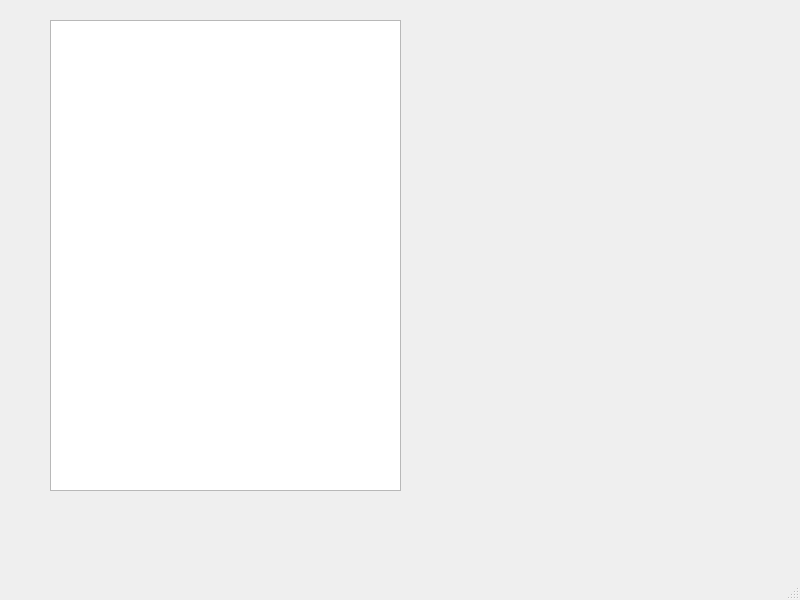
<?xml version="1.0" encoding="UTF-8"?>
<ui version="4.0">
 <class>MainWindow</class>
 <widget class="QMainWindow" name="MainWindow">
  <property name="geometry">
   <rect>
    <x>0</x>
    <y>0</y>
    <width>800</width>
    <height>600</height>
   </rect>
  </property>
  <property name="windowTitle">
   <string>MainWindow</string>
  </property>
  <widget class="QWidget" name="centralwidget">
   <widget class="QListView" name="listView">
    <property name="geometry">
     <rect>
      <x>50</x>
      <y>20</y>
      <width>351</width>
      <height>471</height>
     </rect>
    </property>
    <property name="viewMode">
     <enum>QListView::IconMode</enum>
    </property>
   </widget>
  </widget>
  <widget class="QMenuBar" name="menubar">
   <property name="geometry">
    <rect>
     <x>0</x>
     <y>0</y>
     <width>800</width>
     <height>26</height>
    </rect>
   </property>
  </widget>
  <widget class="QStatusBar" name="statusbar"/>
 </widget>
 <resources/>
 <connections/>
</ui>
